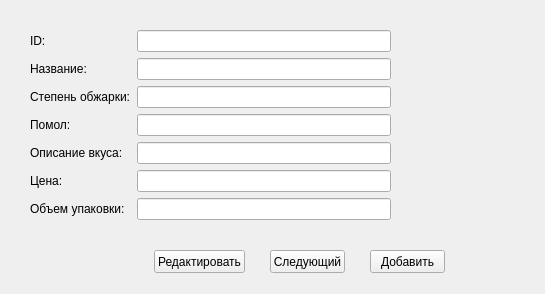
<?xml version="1.0" encoding="UTF-8"?>
<ui version="4.0">
 <class>Form</class>
 <widget class="QWidget" name="Form">
  <property name="geometry">
   <rect>
    <x>0</x>
    <y>0</y>
    <width>545</width>
    <height>294</height>
   </rect>
  </property>
  <property name="windowTitle">
   <string>Form</string>
  </property>
  <widget class="QWidget" name="formLayoutWidget">
   <property name="geometry">
    <rect>
     <x>30</x>
     <y>30</y>
     <width>361</width>
     <height>191</height>
    </rect>
   </property>
   <layout class="QFormLayout" name="formLayout">
    <item row="0" column="0">
     <widget class="QLabel" name="label">
      <property name="text">
       <string>ID:</string>
      </property>
     </widget>
    </item>
    <item row="0" column="1">
     <widget class="QLineEdit" name="idEdit">
      <property name="readOnly">
       <bool>true</bool>
      </property>
     </widget>
    </item>
    <item row="1" column="0">
     <widget class="QLabel" name="label_2">
      <property name="text">
       <string>Название:</string>
      </property>
     </widget>
    </item>
    <item row="2" column="0">
     <widget class="QLabel" name="label_3">
      <property name="text">
       <string>Степень обжарки:</string>
      </property>
     </widget>
    </item>
    <item row="3" column="0">
     <widget class="QLabel" name="label_4">
      <property name="text">
       <string>Помол:</string>
      </property>
     </widget>
    </item>
    <item row="4" column="0">
     <widget class="QLabel" name="label_5">
      <property name="text">
       <string>Описание вкуса:</string>
      </property>
     </widget>
    </item>
    <item row="5" column="0">
     <widget class="QLabel" name="label_6">
      <property name="text">
       <string>Цена:</string>
      </property>
     </widget>
    </item>
    <item row="6" column="0">
     <widget class="QLabel" name="label_7">
      <property name="text">
       <string>Объем упаковки:</string>
      </property>
     </widget>
    </item>
    <item row="1" column="1">
     <widget class="QLineEdit" name="nameEdit"/>
    </item>
    <item row="2" column="1">
     <widget class="QLineEdit" name="fireEdit"/>
    </item>
    <item row="3" column="1">
     <widget class="QLineEdit" name="pomolEdit"/>
    </item>
    <item row="4" column="1">
     <widget class="QLineEdit" name="tastiEdit"/>
    </item>
    <item row="5" column="1">
     <widget class="QLineEdit" name="priseEdit"/>
    </item>
    <item row="6" column="1">
     <widget class="QLineEdit" name="VVEdit"/>
    </item>
   </layout>
  </widget>
  <widget class="QPushButton" name="nextButton">
   <property name="geometry">
    <rect>
     <x>270</x>
     <y>250</y>
     <width>75</width>
     <height>23</height>
    </rect>
   </property>
   <property name="text">
    <string>Следующий</string>
   </property>
  </widget>
  <widget class="QPushButton" name="addButton">
   <property name="geometry">
    <rect>
     <x>370</x>
     <y>250</y>
     <width>75</width>
     <height>23</height>
    </rect>
   </property>
   <property name="text">
    <string>Добавить</string>
   </property>
  </widget>
  <widget class="QPushButton" name="redButton">
   <property name="geometry">
    <rect>
     <x>154</x>
     <y>250</y>
     <width>91</width>
     <height>23</height>
    </rect>
   </property>
   <property name="text">
    <string>Редактировать</string>
   </property>
  </widget>
 </widget>
 <resources/>
 <connections/>
</ui>
